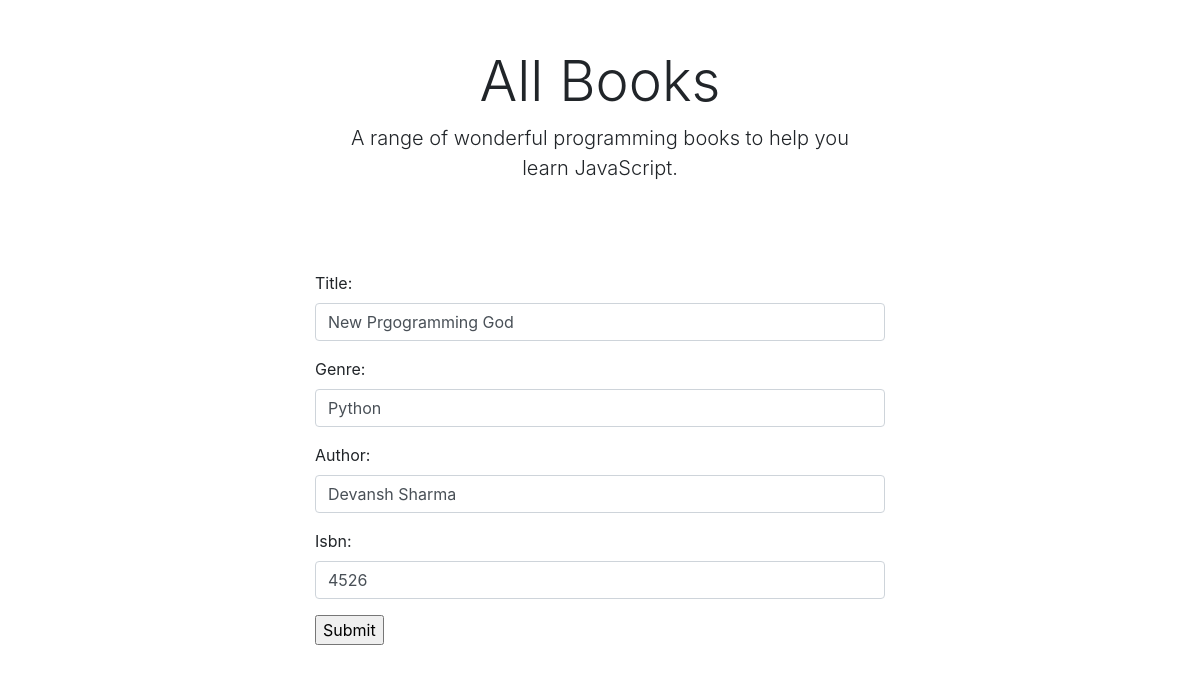
Screenshot of /books/a-prgogramming-god/edit with the database file from the repository.
### Books/models.py (models this page shows, shortened)
class Books(models.Model):
    title = models.CharField(max_length=100)
    slug = models.SlugField(null = True)
    genre = models.CharField(max_length=100)
    author = models.CharField(max_length=100)
    isbn = models.CharField(max_length=100)
    count = models.CharField(max_length=10)

### Books/views.py (the view)
# urls.py: path("<slug:slug>/edit", BookEditView.as_view(), name="book-edit")
class BookEditView(UpdateView):
    model = Books
    template_name = 'add.html'
    form_class = AddForm
    success_url = '/books/'

### Books/forms.py
class AddForm(forms.ModelForm):
    class Meta:
        model = Books
        fields = ('title', 'genre', 'author', 'isbn')
        widgets = {
            'title': forms.TextInput(attrs={'class': 'form-control'}),
            'genre': forms.TextInput(attrs={'class': 'form-control'}),
            'author': forms.TextInput(attrs={'class': 'form-control'}),
            'isbn': forms.TextInput(attrs={'class': 'form-control'}),
        }

### MyClass/templates/add.html (shortened to what this page needs)
{% extends "base.html" %}
{% block content %}
<div class="container" style="max-width:600px">
    <div class="px-3 py-3 pt-md-5 pb-md-4 mx-auto text-center">
        <h1 class="display-4">All Books</h1>
        <p class="lead">A range of wonderful programming books to help you learn JavaScript.</p>
    </div>
    <div class="py-5">
        <div class="row">
            <div class="col-12">
                <form method="post">
                    {{ form.as_p }}
                    <input type="submit">
                </form>
            </div>
        </div>
    </div>
</div>
{% endblock %}

### rows the page displays
Books: title "New Prgogramming God", genre "Python", author "Devansh Sharma", isbn "4526"
